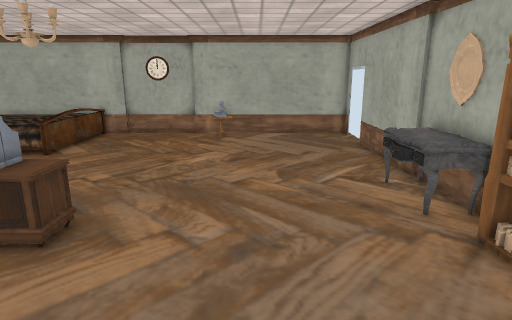
View 1 (above)

12 first-person views from a walk through a Unity game level. The camera is 1.4 m above the floor, tilts 14° down and sees 75° across. The floor is counted in squares, 0.43 m on a side. Each view is taken from the middle of a square. On the plan, view 1 faces up. The plan holds only what a view shows up to about 20 squares ahead; the rest is blank. The player character is not drawn. Some animated figures are not drawn. Door leaves are left out, so doorways stand open. Some surface patterns are stand-ins.

View 2
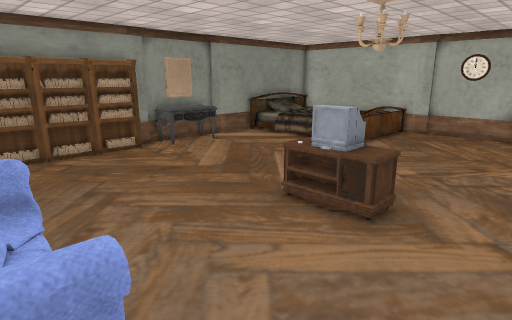

View 3
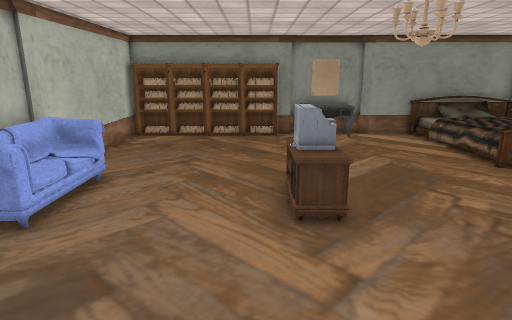

View 4
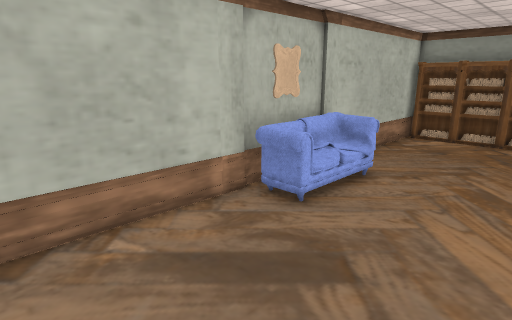

View 5
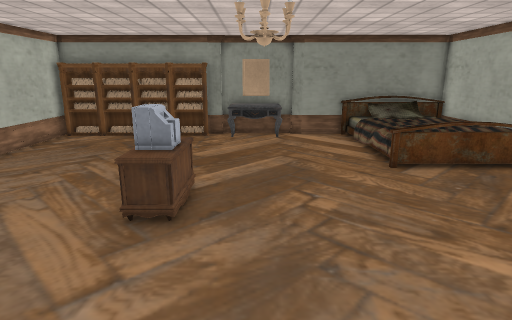

View 6
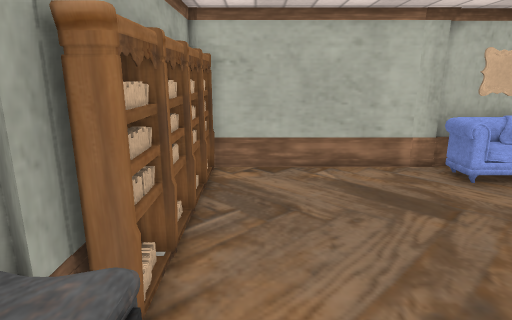

View 7
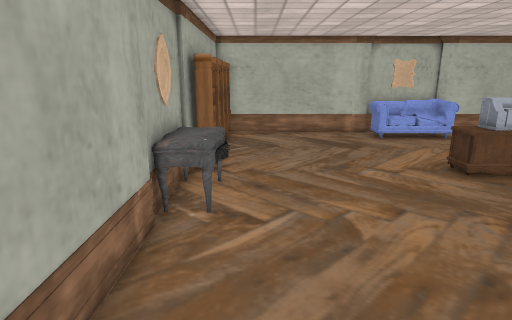

View 8
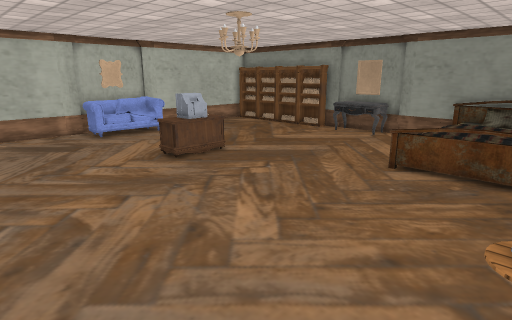

View 9
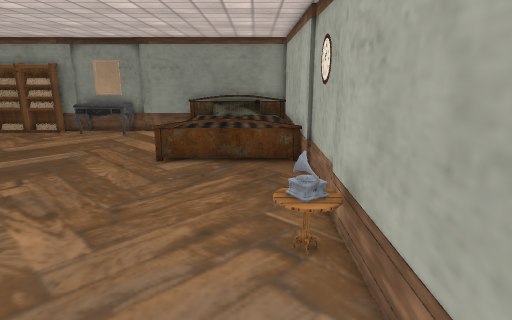

View 10
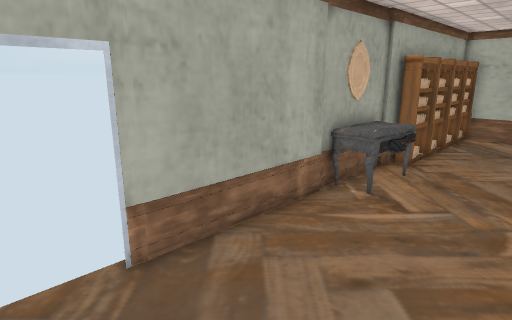

View 11
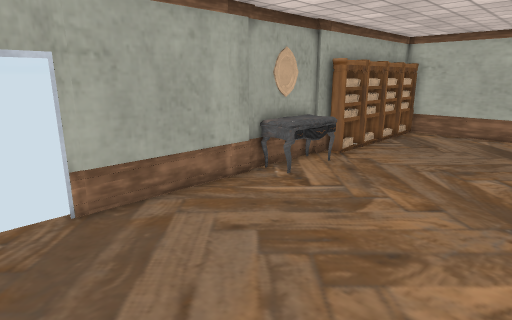

View 12
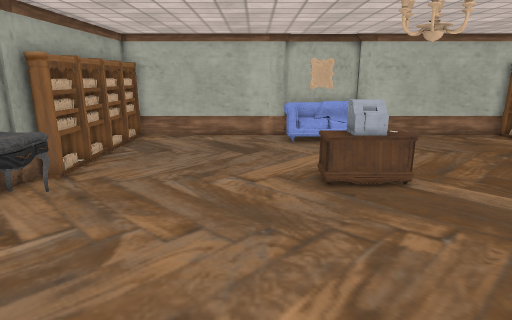

### Floor plan
Key: @ floor where view 1 was taken; # wall or solid block; x gap in a wall; . main floor; : floor 0.5 m higher than the main floor; D open door; = window, fence, low wall or low ledge; O other object.
Columns run from 17 left of view 1 to 5 right of it. Each row starts with its distance up from view 1.
 20        ################
 19  ######  ...... ......D
 18  #      x.............D
 17  #     :#.............D
 16  #     :x.............#
 15 ##x     #.............#
 14 ##.     #.............#
 13 #.....................#
 12 #.....................#
 11 #.................... #
 10 #==..................=#
  9 ##=..................=#
  8 ##=..................O#
  7  #........####.......##
  6  #........#OO#....... #
  5  #................... #
  4  #...................##
  3  #...................##
  2  #...................##
  1  #........O..........##
  0  #.......#  O# ..@...##
 -1  #.......=   # ......##
 -2  ######################

Positions as (right, up) in squares from view 1, and headings:
1: (0, 0), facing up
2: (-1, -1), facing up-left
3: (3, 5), facing left
4: (3, 5), facing down-left
5: (3, 9), facing left
6: (3, 10), facing down
7: (3, 18), facing down
8: (3, 19), facing down-left
9: (4, 18), facing left
10: (0, 19), facing down-right
11: (-3, 19), facing down-right
12: (-2, 17), facing down
